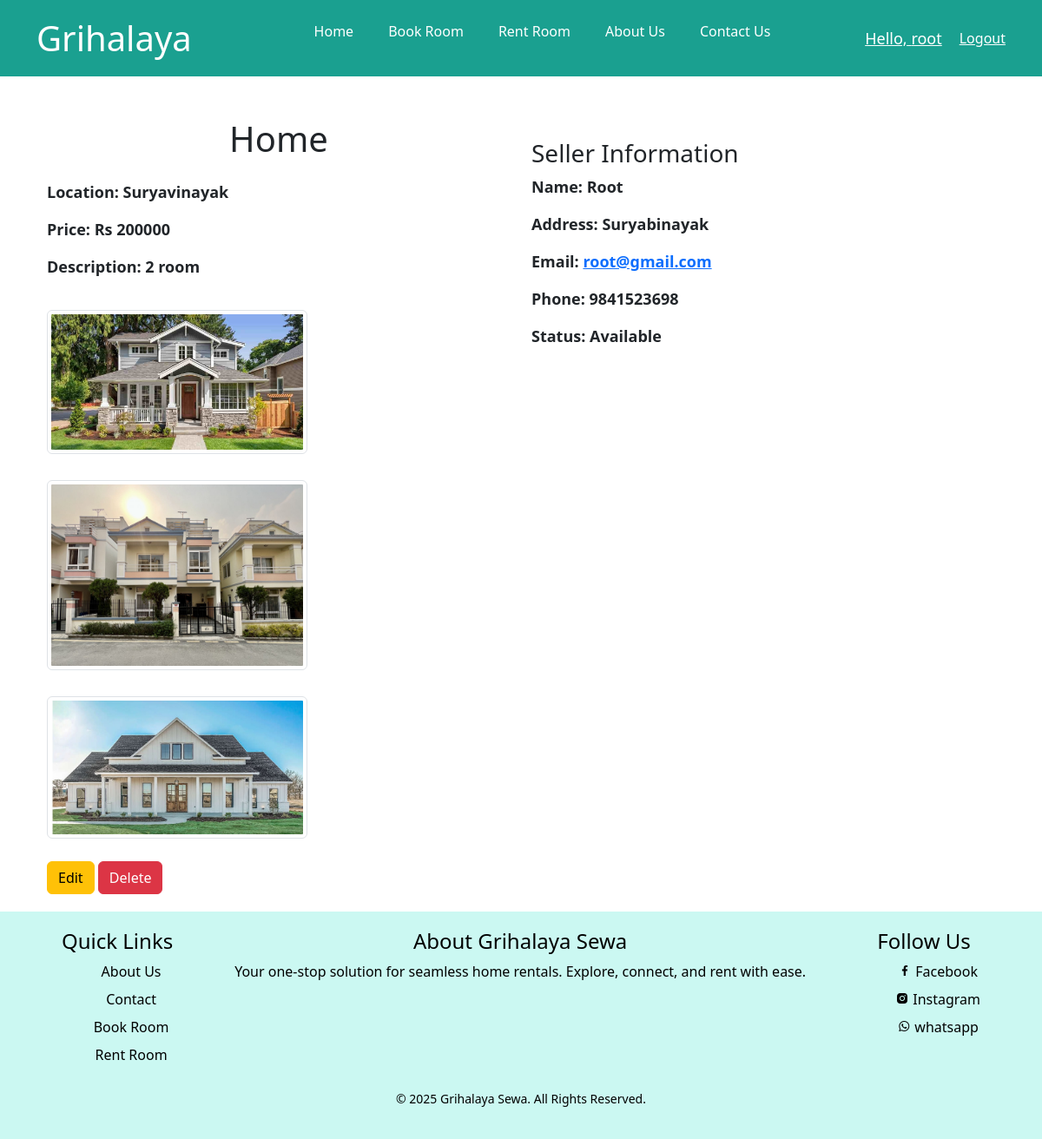
/accounts/sell_room_detail/1/ (signed in), run on the app's committed database.
### registration/models.py (models this page shows, shortened)
class Room(models.Model):
    title = models.CharField(max_length=200)
    location = models.CharField(max_length=255)
    price = models.CharField(max_length=255)
    description = models.TextField()
    seller_name = models.CharField(max_length=255)
    seller_address = models.TextField()
    seller_email = models.EmailField()
    seller_phone = models.CharField(max_length=15)
    status = models.CharField(
        max_length=50,
        choices=[('available', 'Available'), ('sold', 'Sold')],
        default='available'
    )
    user = models.ForeignKey(User, on_delete=models.CASCADE, related_name='rooms', null=True, blank=True)

class RoomImage(models.Model):
    room = models.ForeignKey(Room, on_delete=models.CASCADE, related_name='images')
    image = models.ImageField(upload_to='room_images/')

### registration/views.py (the view)
# urls.py: path('sell_room_detail/<int:pk>/',views.Sell_Room_detail,name="sell_room_detail"),
@login_required(login_url='registration:login')
def Sell_Room_detail(request, pk):
    room = get_object_or_404(Room, pk=pk)
    images = room.images.all()  # Retrieve all images related to the room
    return render(request, 'registration/selling/sell_room_detail.html', {
        'room': room,
        'images': images
    })

### templates/registration/selling/sell_room_detail.html (shortened to what this page needs)
{% extends "main/base.html" %}
{% load static %}
{% block css %}
{{ block.super }}
{% endblock css %}
{% block content %}
<div class="container mt-5">
    <div class="row">
        <div class="col-md-6">
            <h1 class="mb-4">{{ room.title }}</h1>
            <p><strong>Location:</strong> {{ room.location }}</p>
            <p><strong>Price:</strong> {{ room.price }}</p>
            <p><strong>Description:</strong> {{ room.description }}</p>
            {% if images %}
            <div class="text-left">
                {% for image in images %}
                <img src="{{ image.image.url }}" alt="Room Image" class="img-thumbnail img-fluid"
                    style="max-width: 300px; margin-bottom: 10px; cursor: pointer;"
                    data-bs-toggle="modal" data-bs-target="#imageModal{{ forloop.counter }}">
                {% endfor %}
            </div>
            {% else %}
            <p>No images available.</p>
            {% endif %}
            <a href="{% url 'registration:sell_room_update' room.pk %}" class="btn btn-warning mt-3">Edit</a>
            <a href="{% url 'registration:sell_room_delete' room.pk %}" class="btn btn-danger mt-3">Delete</a>
        </div>
        <div class="col-md-6">
            <h3 class="mt-4">Seller Information</h3>
            <p><strong>Name:</strong> {{ room.seller_name }}</p>
            <p><strong>Address:</strong> {{ room.seller_address }}</p>
            <p><strong>Email:</strong> <a href="mailto:{{ room.seller_email }}">{{ room.seller_email }}</a></p>
            <p><strong>Phone:</strong> {{ room.seller_phone }}</p>
            <p><strong>Status:</strong> {{ room.status|capfirst }}</p>
        </div>
    </div>
</div>
{% endblock content %}

### templates/main/navbar.html
{% load static %}
<div class="bg-header">
<div class="container">
<header>
    <div class="logo">
        <a href="#" > Grihalaya</a>
    </div>
    <nav class="navbar">
        <ul >
            <li><a class="{{profile}}" href="{% url "registration:profile" %}">Home</a></li>
            <li><a class="{{buying}}" href="{% url "registration:buying" %}">Book Room</a></li>
            {% if request.user.is_authenticated %}
            <li><a class="{{selling}}" href="{% url "registration:selling" request.user.pk %}">Rent Room</a></li>
            {% else %}
            <li><a class="{{selling}}" href="{% url "registration:selling2" %}">Rent Room</a></li>
            {% endif %}
            <li><a class="{{aboutus}}" href="{% url "aboutus" %}">About Us</a></li>
            <li><a class="{{contactus}}" href="{% url "registration:contactus" %}">Contact Us</a></li>
        </ul>
    </nav>
    <div class="h-btn">
        {% if request.user.is_authenticated %}
        <a href="{% url "registration:about_me" %}"><span class="hello"> Hello, {{request.user.username}} </span></a>
        <a href="{% url "registration:logout" %}" class="btn-logout">Logout</a>
        {% else %}
        <a href="{% url "registration:login" %}"  class="btn-login">Login</a>
        <a href="{% url "registration:signup" %}"  class="btn-signup">Sign Up</a>
        {% endif %}
    </div>
 </header>
</div>
</div>

### static/css/mycss2.css (style rules this page uses)
* { margin: 0; padding: 0; box-sizing: border-box; }
.container { width: 1200px; margin: auto; }
.bg-header { background-color: #1aa090; }
header { display: flex; align-items: center; justify-content: space-between; padding: 10px 0px; }
.logo a { text-decoration: none; font-size: 40px; color: white; }
.navbar ul { display: flex; align-items: center; justify-content: center; color: white; list-style: none; }
.navbar ul li a { padding: 6px 12px; margin: 0 8px; border-radius: 8px; text-decoration: none; color: white; display: inline-block; }
.h-btn { display: flex; align-items: center; justify-content: center; gap: 20px; }
.h-btn a { display: inline-block; color: white; }
.hello { display: inline-block; font-size: 18px; color: white; text-decoration: underline; }
.row img { width: 100%; height: 100%; transition: all 0.3s ease; position:relative; cursor: pointer; margin-top: 20px; }
.row p { font-size: 18px; font-weight: bold; }
h1 { text-align: center; color: #333; }

### data on the page
Room: title "Home", location "Suryavinayak", price "Rs 200000", description "2 room", seller_name "Root", seller_address "Suryabinayak", seller_email "root@gmail.com", seller_phone "9841523698", status "Available"
RoomImage: image (picture)
RoomImage: image (picture)
RoomImage: image (picture)

### other printed values
{{ request.user.username }} "root"
